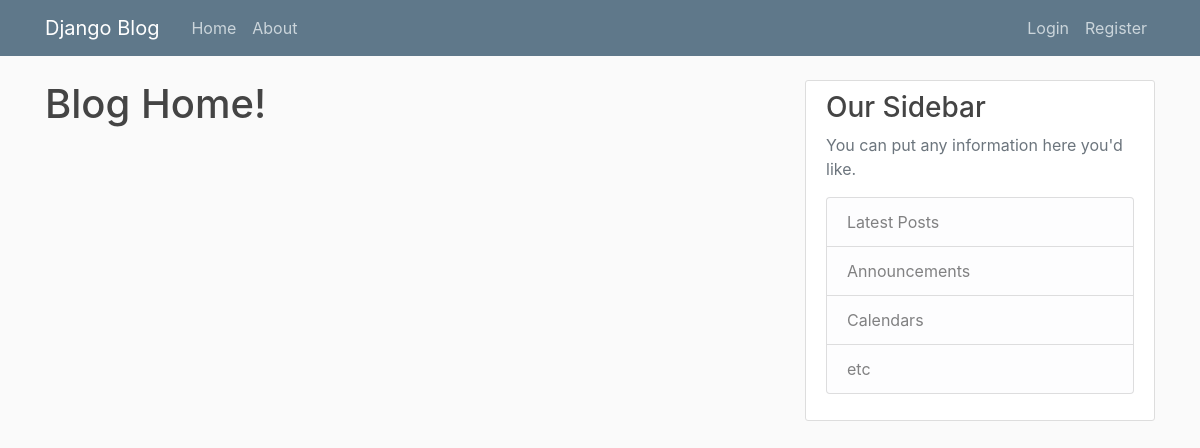
Before: / with the older database file.
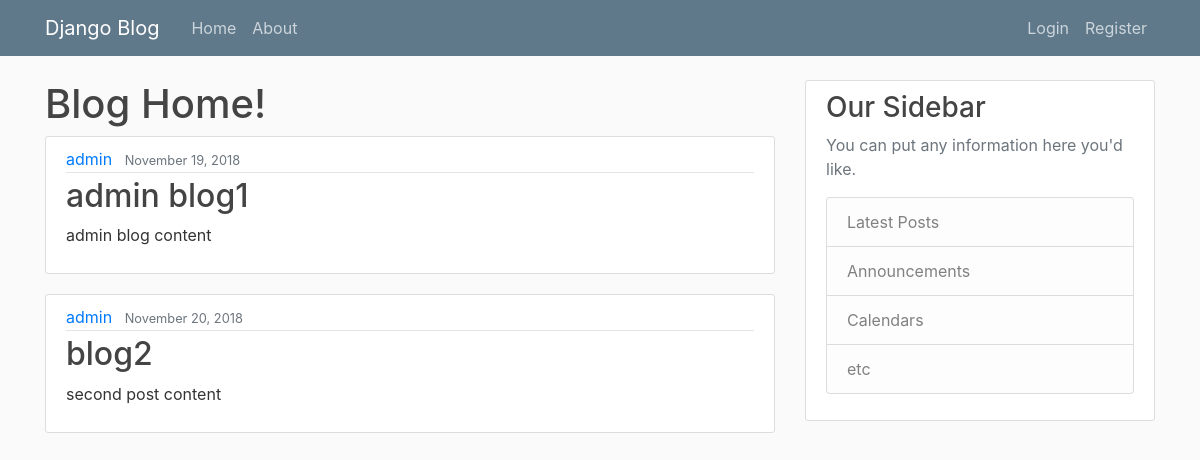
After: the same page with the newer database file.
### blog/models.py (models this page shows, shortened)
class Post(models.Model):
	title = models.CharField(max_length=100)
	content = models.TextField()
	date_posted = models.DateTimeField(default=timezone.now)
	author = models.ForeignKey(User, on_delete=models.CASCADE)

### blog/views.py (the view)
# urls.py: path('', views.home, name='blog-home'),
def home(request):
	context = {'posts':Post.objects.all()}
	return render(request, 'blog/home.html', context)

### blog/templates/blog/home.html
{% extends "blog/base.html" %}
{% block content %}
	<h1>Blog Home!</h1>
	{% for post in posts %}
		<article class="media content-section">
		  <div class="media-body">
		    <div class="article-metadata">
		      <a class="mr-2" href="#">{{ post.author }}</a>
		      <small class="text-muted">{{ post.date_posted|date:"F d, Y" }}</small>
		    </div>
		    <h2><a class="article-title" href="#">{{ post.title }}</a></h2>
		    <p class="article-content">{{ post.content }}</p>
		  </div>
		</article>
	{% endfor %}
{% endblock content %}

### blog/templates/blog/base.html (shortened to what this page needs)
{% load static %}
<!DOCTYPE html>
<html>
<head>
    <link rel="stylesheet" href="https://maxcdn.bootstrapcdn.com/bootstrap/4.0.0/css/bootstrap.min.css">
    <link rel="stylesheet" type="text/css" href="{% static 'blog/main.css' %}">
</head>
<body>
	<header class="site-header">
	  <nav class="navbar navbar-expand-md navbar-dark bg-steel fixed-top">
	    <div class="container">
	      <a class="navbar-brand mr-4" href="{% url 'blog-home' %}">Django Blog</a>
	      <div class="collapse navbar-collapse" id="navbarToggle">
	        <div class="navbar-nav mr-auto">
	          <a class="nav-item nav-link" href="{% url 'blog-home' %}">Home</a>
	          <a class="nav-item nav-link" href="{% url 'blog-about' %}">About</a>
	        </div>
	        <div class="navbar-nav">
	          <a class="nav-item nav-link" href="#">Login</a>
	          <a class="nav-item nav-link" href="#">Register</a>
	        </div>
	      </div>
	    </div>
	  </nav>
	</header>
	<main role="main" class="container">
	  <div class="row">
	    <div class="col-md-8">
	      {% block content %}{% endblock %}
	    </div>
	    <div class="col-md-4">
	      <div class="content-section">
	        <h3>Our Sidebar</h3>
	        <p class='text-muted'>You can put any information here you'd like.
	          <ul class="list-group">
	            <li class="list-group-item list-group-item-light">Latest Posts</li>
	            <li class="list-group-item list-group-item-light">Announcements</li>
	            <li class="list-group-item list-group-item-light">Calendars</li>
	            <li class="list-group-item list-group-item-light">etc</li>
	          </ul>
	        </p>
	      </div>
	    </div>
	  </div>
	</main>
</body>
</html>

### blog/static/blog/main.css (style rules this page uses)
body { background: #fafafa; color: #333333; margin-top: 5rem; }
h1, h2, h3, h4, h5, h6 { color: #444444; }
ul { margin: 0; }
.bg-steel { background-color: #5f788a; }
.site-header .navbar-nav .nav-link { color: #cbd5db; }
.content-section { background: #ffffff; padding: 10px 20px; border: 1px solid #dddddd; border-radius: 3px; margin-bottom: 20px; }
.article-title { color: #444444; }
.article-content { white-space: pre-line; }
.article-metadata { padding-bottom: 1px; margin-bottom: 4px; border-bottom: 1px solid #e3e3e3 }

Changed rows visible on the page:
added Post: author "admin", date_posted "November 19, 2018", title "admin blog1", content "admin blog content"
added Post: author "admin", date_posted "November 20, 2018", title "blog2", content "second post content"
